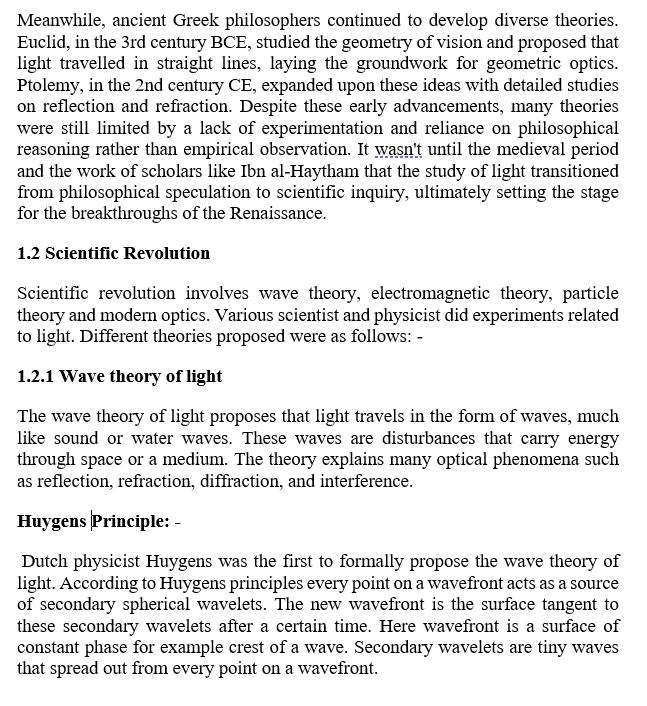
#> input picture Doc_Scanner_Project/inputs/doc1_printed.jpg, 647 x 706 px; its folder holds only this picture in this run
$ python scanner.py
#> lines starting #> are read from the running program, lines starting #| are printed output that depends on the picture
import cv2
import numpy as np
import matplotlib.pyplot as plt
import os

# -----------------------------------------------------------------------------
# CONSTANTS & CONFIGURATION
# -----------------------------------------------------------------------------
INPUT_DIR = "inputs"
OUTPUT_DIR = "outputs"
TARGET_SIZE = (512, 512)

# Ensure output directory exists
os.makedirs(OUTPUT_DIR, exist_ok=True)

# -----------------------------------------------------------------------------
# TASK 1: PROJECT SETUP & INTRODUCTION
# -----------------------------------------------------------------------------
def print_header():
    """Prints the assignment header information."""
    print("="*60)
    print(" Name: [SATDEV]")
    print(" Roll No: [2301010298]")
    print(" Course: Image Processing & Computer Vision")
    print(" Unit: [UNIT NUMBER - 1]")
    print(" Assignment Title: Smart Document Scanner & Quality Analysis System")
    print(" Date: 2026-02-12")
    print("="*60)
    print("\n--- Welcome to Smart Document Scanner ---")
    print("Purpose: To analyze document image quality through sampling and quantization.")
    print("Importance: Understanding how resolution and bit-depth affect readability and OCR accuracy.")
    print("Effect: Lower sampling reduces detail; lower quantization causes banding and contrast loss.")
    print("-" * 60 + "\n")

# -----------------------------------------------------------------------------
# TASK 2: IMAGE ACQUISITION
# -----------------------------------------------------------------------------
def load_image(filename):
    """
    Loads an image from the inputs folder, resizes it to 512x512,
    and converts it to grayscale.
    """
#> called with filename = 'doc1_printed.jpg'
    path = os.path.join(INPUT_DIR, filename)
    if not os.path.exists(path):
        print(f"Error: File {filename} not found in {INPUT_DIR}")
        return None, None

    # Load image
    original = cv2.imread(path)
#> original is the input picture: shape (706, 647, 3); mean B, G, R 228.8, 228.8, 228.8
    if original is None:
        print(f"Error: Could not load image {filename}")
        return None, None

    # Resize to 512x512
    original_resized = cv2.resize(original, TARGET_SIZE)
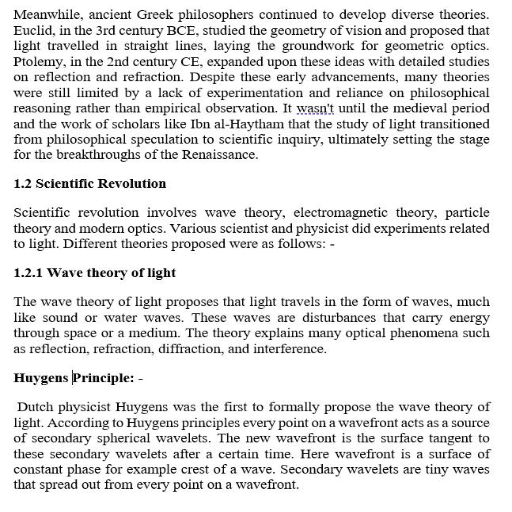
#> original_resized: shape (512, 512, 3); mean B, G, R 228.9, 228.9, 228.9

    # Convert to Grayscale
    grayscale = cv2.cvtColor(original_resized, cv2.COLOR_BGR2GRAY)

    # Save grayscale output
    base_name = os.path.splitext(filename)[0]
    gray_path = os.path.join(OUTPUT_DIR, f"{base_name}_grayscale.png")
    cv2.imwrite(gray_path, grayscale)

    print(f"Loaded {filename}: Resized to {TARGET_SIZE} and converted to Grayscale.")
    print(f"Saved grayscale image to: {gray_path}")

    return original_resized, grayscale

# -----------------------------------------------------------------------------
# TASK 3: IMAGE SAMPLING (RESOLUTION ANALYSIS)
# -----------------------------------------------------------------------------
def apply_sampling(grayscale_img, filename):
    """
    Simulates resolution reduction by downsampling and then upscaling back to 512x512.
    Returns the resampled images.
    """
#> called with filename = 'doc1_printed.jpg'
    # 512x512 is the original grayscale (High Res)
    high_res = grayscale_img

    # Downsample to 256x256 (Medium Res)
    med_res_small = cv2.resize(grayscale_img, (256, 256), interpolation=cv2.INTER_LINEAR)
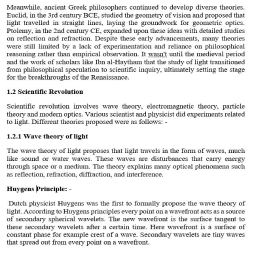
#> med_res_small: shape (256, 256); min 11, max 255, mean 229
    med_res = cv2.resize(med_res_small, TARGET_SIZE, interpolation=cv2.INTER_NEAREST) # Upscale for visualization
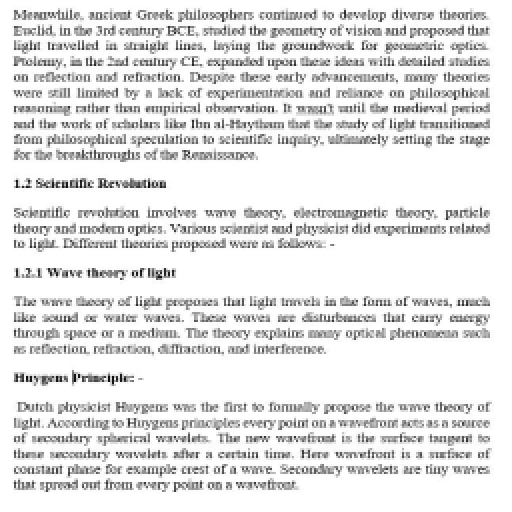
#> med_res: shape (512, 512); min 11, max 255, mean 229

    # Downsample to 128x128 (Low Res)
    low_res_small = cv2.resize(grayscale_img, (128, 128), interpolation=cv2.INTER_LINEAR)
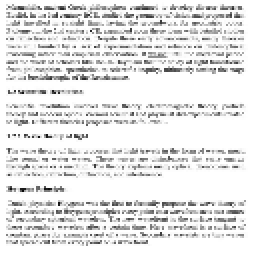
#> low_res_small: shape (128, 128) (shown 2 times larger); min 6, max 255, mean 229.8
    low_res = cv2.resize(low_res_small, TARGET_SIZE, interpolation=cv2.INTER_NEAREST) # Upscale
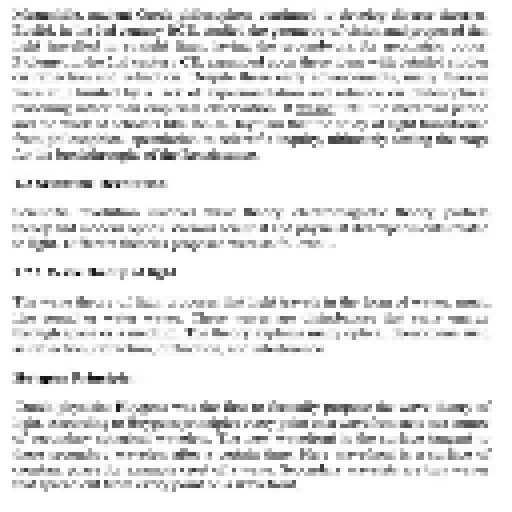
#> low_res: shape (512, 512); min 6, max 255, mean 229.8

    # Save comparison image for Sampling
    fig, axes = plt.subplots(1, 3, figsize=(15, 5))
    titles = ["High Res (512x512)", "Med Res (256x256)", "Low Res (128x128)"]
    images = [high_res, med_res, low_res]

    for ax, img, title in zip(axes, images, titles):
        ax.imshow(img, cmap='gray')
        ax.set_title(title)
        ax.axis('off')
#> this loop made 3 passes
#> title on passes 1 to 3: 'High Res (512x512)', 'Med Res (256x256)', 'Low Res (128x128)'

    base_name = os.path.splitext(filename)[0]
    out_path = os.path.join(OUTPUT_DIR, f"{base_name}_sampling_comparison.png")
    plt.savefig(out_path)
    plt.close()

    print(f"Saved sampling comparison to: {out_path}")
    return med_res, low_res

# -----------------------------------------------------------------------------
# TASK 4: IMAGE QUANTIZATION (GRAY LEVEL REDUCTION)
# -----------------------------------------------------------------------------
def apply_quantization(grayscale_img, filename):
    """
    Quantizes the grayscale image into 8-bit, 4-bit, and 2-bit levels.
    """
#> called with filename = 'doc1_printed.jpg'
    # 8-bit (256 levels) - Original grayscale
    # We can assume the input is already 8-bit (0-255)
    quant_8bit = grayscale_img

    # 4-bit (16 levels)
    # Mapping 0-255 to 0-15 and back
    # Formula: floor(img / (256/levels)) * (255/(levels-1))
    levels_4bit = 16
    div_4bit = 256 / levels_4bit
    quant_4bit = np.floor(grayscale_img / div_4bit) * (255 / (levels_4bit - 1))
    quant_4bit = quant_4bit.astype(np.uint8)

    # 2-bit (4 levels)
    # Mapping 0-255 to 0-3 and back
    levels_2bit = 4
    div_2bit = 256 / levels_2bit
    quant_2bit = np.floor(grayscale_img / div_2bit) * (255 / (levels_2bit - 1))
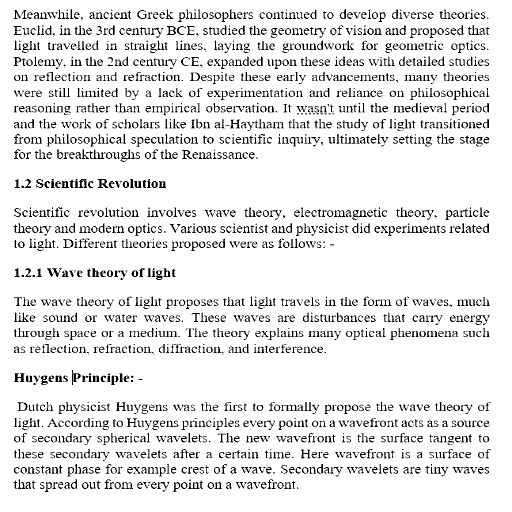
#> quant_2bit: shape (512, 512) float64; min 0, max 255, mean 231
    quant_2bit = quant_2bit.astype(np.uint8)

    # Save comparison for Quantization
    fig, axes = plt.subplots(1, 3, figsize=(15, 5))
    titles = ["8-bit (256 levels)", "4-bit (16 levels)", "2-bit (4 levels)"]
    images = [quant_8bit, quant_4bit, quant_2bit]

    for ax, img, title in zip(axes, images, titles):
        ax.imshow(img, cmap='gray')
        ax.set_title(title)
        ax.axis('off')
#> this loop made 3 passes
#> title on passes 1 to 3: '8-bit (256 levels)', '4-bit (16 levels)', '2-bit (4 levels)'

    base_name = os.path.splitext(filename)[0]
    out_path = os.path.join(OUTPUT_DIR, f"{base_name}_quantization_results.png")
    plt.savefig(out_path)
    plt.close()

    print(f"Saved quantization results to: {out_path}")
    return quant_8bit, quant_4bit, quant_2bit

# -----------------------------------------------------------------------------
# TASK 5: QUALITY OBSERVATION & ANALYSIS
# -----------------------------------------------------------------------------
def create_comparison_figure(original, gray, med_res, low_res, q_8bit, q_4bit, q_2bit, filename):
    """
    Generate a single comparison figure with all requested variations.
    """
#> called with filename = 'doc1_printed.jpg'
    fig, axes = plt.subplots(2, 4, figsize=(20, 10))
    # Flatten axes for easier indexing
    axes = axes.flatten()

    # List of images and titles
    # 1. Original (Color)
    # 2. Grayscale
    # 3. 512x512 (Same as Grayscale for structure, or maybe explicitly High Res)
    # 4. 256x256 (Sampled)
    # 5. 128x128 (Sampled)
    # 6. 8-bit (Quantized)
    # 7. 4-bit (Quantized)
    # 8. 2-bit (Quantized)

    # Convert BGR to RGB for matplotlib
    original_rgb = cv2.cvtColor(original, cv2.COLOR_BGR2RGB)

    img_list = [
        (original_rgb, "Original (512x512)"),
        (gray, "Grayscale (512x512)"),
        (gray, "High Res (512x512)"), # Using Grayscale as the High Res reference
        (med_res, "Med Res (256x256)"),
        (low_res, "Low Res (128x128)"),
        (q_4bit, "Quantized 4-bit"),
        (q_2bit, "Quantized 2-bit"),
        (q_8bit, "Quantized 8-bit") # Swapped slightly to fit grid?
        # Actually let's follow the user list order if possible, filling 8 slots
        # User list: Original, Grayscale, 512, 256, 128, 8-bit, 4-bit, 2-bit (Total 8 items)
    ]

    # Re-ordering to match the prompt list exactly:
    # 1. Original
    # 2. Grayscale
    # 3. 512x512 (which is basically grayscale or original? Prompt implies sampling context, usually gray)
    # 4. 256x256
    # 5. 128x128
    # 6. 8-bit
    # 7. 4-bit
    # 8. 2-bit

    images_to_plot = [
        original_rgb, gray, gray, med_res, low_res, q_8bit, q_4bit, q_2bit
    ]
    titles_to_plot = [
        "Original", "Grayscale", "512x512 (Ref)", "256x256", "128x128", "8-bit", "4-bit", "2-bit"
    ]

    for ax, img, title in zip(axes, images_to_plot, titles_to_plot):
        if len(img.shape) == 3: # Color
            ax.imshow(img)
        else: # Grayscale
            ax.imshow(img, cmap='gray')
        ax.set_title(title)
        ax.axis('off')
#> this loop made 8 passes
#> title on passes 1 to 8: 'Original', 'Grayscale', '512x512 (Ref)', '256x256', '128x128', '8-bit', '4-bit', '2-bit'

    plt.tight_layout()
    base_name = os.path.splitext(filename)[0]
    out_path = os.path.join(OUTPUT_DIR, f"{base_name}_final_comparison.png")
    plt.savefig(out_path)
    plt.close()
    print(f"Saved final comparison to: {out_path}")

def print_observations(filename):
    print(f"\n--- Observations for {filename} ---")
    print("1. Sampling Analysis:")
    print("   - At 256x256, text remains readable but edges begin to soften.")
    print("   - At 128x128, significant aliasing (jaggies) appears; small text becomes illegible.")
    print("   - Fine details are lost rapidly as resolution decreases.")

    print("2. Quantization Analysis:")
    print("   - 8-bit (256 levels) provides smooth gradients and natural appearance.")
    print("   - 4-bit (16 levels) introduces noticeable false contouring (banding) in gradient areas.")
    print("   - 2-bit (4 levels) destroys most visual information, leaving only high-contrast shapes.")

    print("3. OCR Suitability:")
    print("   - High Res / 8-bit is ideal for OCR.")
    print("   - 128x128 resolution will likely fail OCR for standard document text.")
    print("   - 2-bit quantization leads to loss of character connectivity, causing OCR failure.")
    print("-" * 40)

# -----------------------------------------------------------------------------
# MAIN EXECUTION
# -----------------------------------------------------------------------------
def main():
    print_header()

    # Get all images from input directory
    input_files = [f for f in os.listdir(INPUT_DIR) if f.lower().endswith(('.png', '.jpg', '.jpeg', '.bmp', '.pdf'))]

    if not input_files:
        print(f"No images found in '{INPUT_DIR}'. Please add images to run analysis.")
        return

    for filename in input_files:
        print(f"\nProcessing: {filename}...")

        # Task 2
        original, gray = load_image(filename)
        if original is None: continue

        # Task 3
        med_res, low_res = apply_sampling(gray, filename)

        # Task 4
        q_8bit, q_4bit, q_2bit = apply_quantization(gray, filename)

        # Task 5
        create_comparison_figure(original, gray, med_res, low_res, q_8bit, q_4bit, q_2bit, filename)
        print_observations(filename)

    print("\nProcessing Complete for all images.")

if __name__ == "__main__":
    main()

$ run again, on Doc_Scanner_Project/inputs/doc2_scanned.png
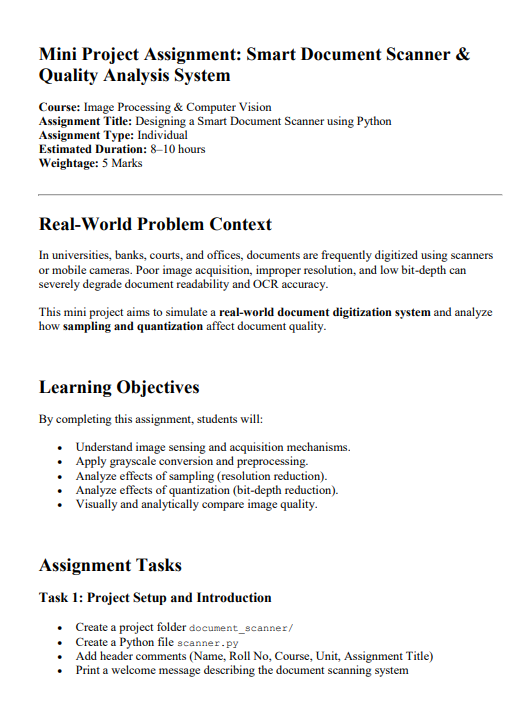
#> input picture Doc_Scanner_Project/inputs/doc2_scanned.png, 530 x 710 px
#> in load_image, original is the input picture: shape (710, 530, 3); mean B, G, R 242.7, 242.7, 242.7
#> in apply_sampling, `low_res = cv2.resize(low_res_small, TARGET_SIZE, interpolation=cv2.INT..`:
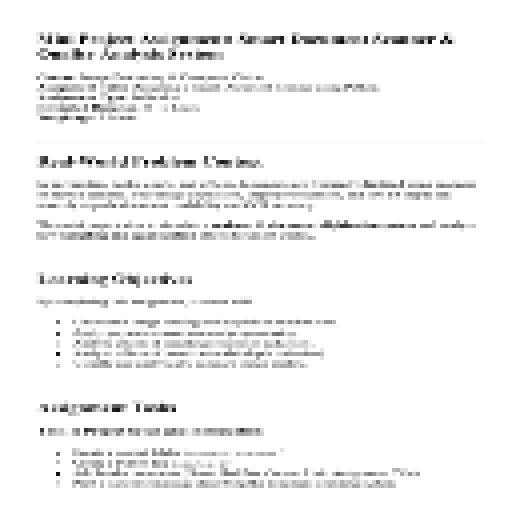
#> low_res: shape (512, 512); min 8, max 255, mean 242.4
#> the loop in apply_sampling, `for ax, img, title in zip(axes, images, titles):` made 3 passes
#> title on passes 1 to 3: 'High Res (512x512)', 'Med Res (256x256)', 'Low Res (128x128)'
#> in apply_quantization, `quant_2bit = np.floor(grayscale_img / div_2bit) * (255 / (levels_2bit ..`:
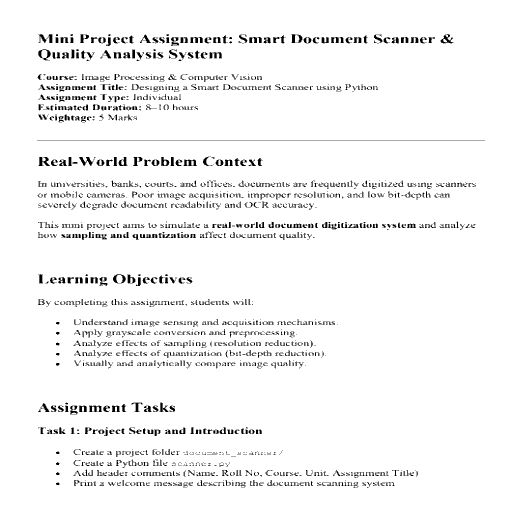
#> quant_2bit: shape (512, 512) float64; min 0, max 255, mean 244.1
#> the loop in apply_quantization, `for ax, img, title in zip(axes, images, titles):` made 3 passes
#> title on passes 1 to 3: '8-bit (256 levels)', '4-bit (16 levels)', '2-bit (4 levels)'
#> the loop in create_comparison_figure, `for ax, img, title in zip(axes, images_to_plot, titles_to_plot):` made 8 passes
#> title on passes 1 to 8: 'Original', 'Grayscale', '512x512 (Ref)', '256x256', '128x128', '8-bit', '4-bit', '2-bit'

$ run again, on Doc_Scanner_Project/inputs/doc3_camera.png
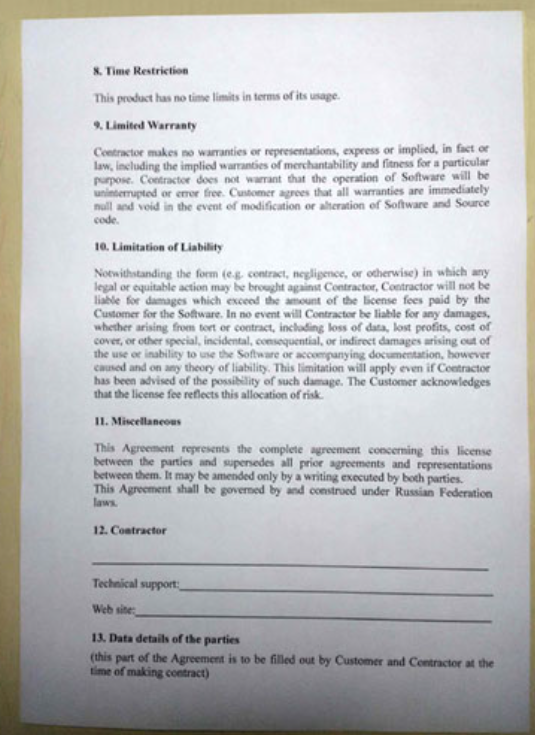
#> input picture Doc_Scanner_Project/inputs/doc3_camera.png, 535 x 735 px
#> in load_image, original is the input picture: shape (735, 535, 3); mean B, G, R 193.9, 192.3, 191.2
#> in apply_sampling, `low_res = cv2.resize(low_res_small, TARGET_SIZE, interpolation=cv2.INT..`:
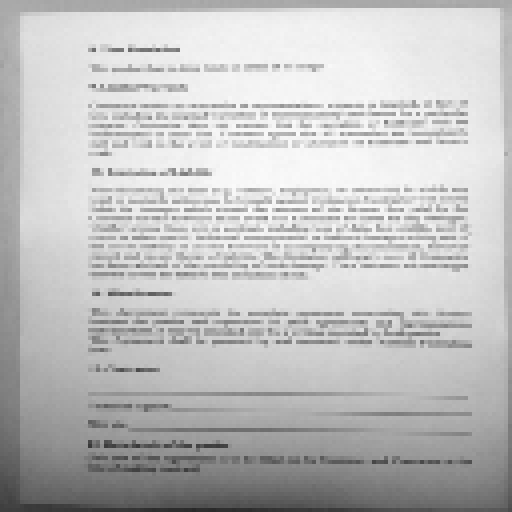
#> low_res: shape (512, 512); min 40, max 251, mean 192.2
#> the loop in apply_sampling, `for ax, img, title in zip(axes, images, titles):` made 3 passes
#> title on passes 1 to 3: 'High Res (512x512)', 'Med Res (256x256)', 'Low Res (128x128)'
#> in apply_quantization, `quant_2bit = np.floor(grayscale_img / div_2bit) * (255 / (levels_2bit ..`:
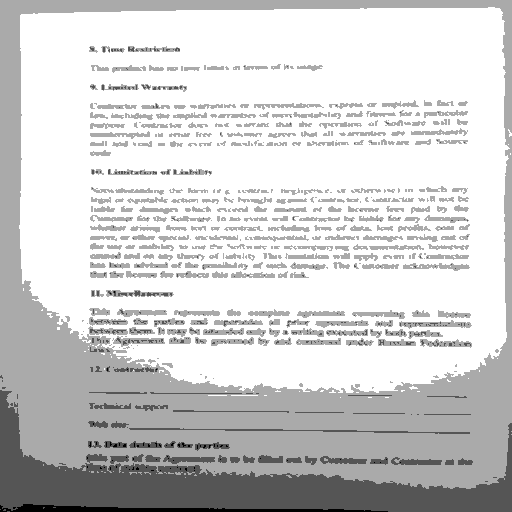
#> quant_2bit: shape (512, 512) float64; min 0, max 255, mean 208.8
#> the loop in apply_quantization, `for ax, img, title in zip(axes, images, titles):` made 3 passes
#> title on passes 1 to 3: '8-bit (256 levels)', '4-bit (16 levels)', '2-bit (4 levels)'
#> the loop in create_comparison_figure, `for ax, img, title in zip(axes, images_to_plot, titles_to_plot):` made 8 passes
#> title on passes 1 to 8: 'Original', 'Grayscale', '512x512 (Ref)', '256x256', '128x128', '8-bit', '4-bit', '2-bit'
